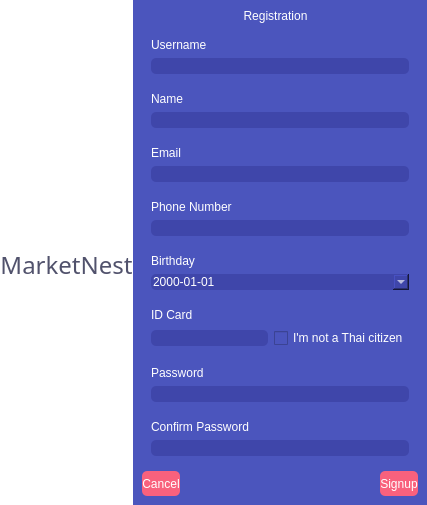
     <widget class="QWidget" name="signupPage">
      <layout class="QGridLayout" name="gridLayout_17">
       <property name="leftMargin">
        <number>0</number>
       </property>
       <property name="topMargin">
        <number>0</number>
       </property>
       <property name="rightMargin">
        <number>0</number>
       </property>
       <property name="bottomMargin">
        <number>0</number>
       </property>
       <property name="spacing">
        <number>0</number>
       </property>
       <item row="0" column="0">
        <widget class="QWidget" name="widget_14" native="true">
         <layout class="QGridLayout" name="gridLayout_18">
          <property name="leftMargin">
           <number>0</number>
          </property>
          <property name="topMargin">
           <number>0</number>
          </property>
          <property name="rightMargin">
           <number>0</number>
          </property>
          <property name="bottomMargin">
           <number>0</number>
          </property>
          <property name="spacing">
           <number>0</number>
          </property>
          <item row="0" column="0">
           <widget class="QWidget" name="widget_15" native="true">
            <property name="sizePolicy">
             <sizepolicy hsizetype="MinimumExpanding" vsizetype="Preferred">
              <horstretch>0</horstretch>
              <verstretch>0</verstretch>
             </sizepolicy>
            </property>
            <property name="styleSheet">
             <string notr="true">background-color: rgb(255, 255, 255);</string>
            </property>
            <layout class="QGridLayout" name="gridLayout_22">
             <property name="leftMargin">
              <number>0</number>
             </property>
             <property name="topMargin">
              <number>0</number>
             </property>
             <property name="rightMargin">
              <number>0</number>
             </property>
             <property name="bottomMargin">
              <number>0</number>
             </property>
             <property name="spacing">
              <number>0</number>
             </property>
             <item row="1" column="0">
              <widget class="QWidget" name="widget_19" native="true">
               <layout class="QGridLayout" name="gridLayout_21">
                <property name="leftMargin">
                 <number>0</number>
                </property>
                <property name="topMargin">
                 <number>0</number>
                </property>
                <property name="rightMargin">
                 <number>0</number>
                </property>
                <property name="bottomMargin">
                 <number>0</number>
                </property>
                <property name="horizontalSpacing">
                 <number>0</number>
                </property>
                <property name="verticalSpacing">
                 <number>10</number>
                </property>
                <item row="0" column="0">
                 <widget class="QWidget" name="widget_17" native="true">
                  <layout class="QGridLayout" name="gridLayout_19">
                   <property name="leftMargin">
                    <number>0</number>
                   </property>
                   <property name="topMargin">
                    <number>0</number>
                   </property>
                   <property name="rightMargin">
                    <number>0</number>
                   </property>
                   <property name="bottomMargin">
                    <number>0</number>
                   </property>
                   <property name="spacing">
                    <number>0</number>
                   </property>
                   <item row="0" column="0">
                    <widget class="QLabel" name="label_8">
                     <property name="text">
                      <string/>
                     </property>
                     <property name="pixmap">
                      <pixmap resource="resource.qrc">:/icon/icon/logo.ico</pixmap>
                     </property>
                     <property name="alignment">
                      <set>Qt::AlignCenter</set>
                     </property>
                    </widget>
                   </item>
                  </layout>
                 </widget>
                </item>
                <item row="1" column="0">
                 <widget class="QWidget" name="widget_18" native="true">
                  <property name="minimumSize">
                   <size>
                    <width>0</width>
                    <height>30</height>
                   </size>
                  </property>
                  <layout class="QGridLayout" name="gridLayout_20">
                   <property name="leftMargin">
                    <number>0</number>
                   </property>
                   <property name="topMargin">
                    <number>0</number>
                   </property>
                   <property name="rightMargin">
                    <number>0</number>
                   </property>
                   <property name="bottomMargin">
                    <number>0</number>
                   </property>
                   <property name="horizontalSpacing">
                    <number>0</number>
                   </property>
                   <item row="0" column="0">
                    <widget class="QLabel" name="label_9">
                     <property name="font">
                      <font>
                       <family>Josefin Sans SemiBold</family>
                       <pointsize>18</pointsize>
                       <italic>false</italic>
                       <fontweight>DemiBold</fontweight>
                      </font>
                     </property>
                     <property name="styleSheet">
                      <string notr="true">color: rgb(81, 82, 108);
font: 600 18pt &quot;Josefin Sans SemiBold&quot;;</string>
                     </property>
                     <property name="text">
                      <string>MarketNest</string>
                     </property>
                     <property name="alignment">
                      <set>Qt::AlignBottom|Qt::AlignHCenter</set>
                     </property>
                    </widget>
                   </item>
                  </layout>
                 </widget>
                </item>
               </layout>
              </widget>
             </item>
             <item row="2" column="0">
              <spacer name="verticalSpacer_6">
               <property name="orientation">
                <enum>Qt::Vertical</enum>
               </property>
               <property name="sizeHint" stdset="0">
                <size>
                 <width>20</width>
                 <height>40</height>
                </size>
               </property>
              </spacer>
             </item>
             <item row="0" column="0">
              <spacer name="verticalSpacer_5">
               <property name="orientation">
                <enum>Qt::Vertical</enum>
               </property>
               <property name="sizeHint" stdset="0">
                <size>
                 <width>20</width>
                 <height>40</height>
                </size>
               </property>
              </spacer>
             </item>
            </layout>
           </widget>
          </item>
          <item row="0" column="1">
           <widget class="QWidget" name="widget_16" native="true">
            <property name="sizePolicy">
             <sizepolicy hsizetype="MinimumExpanding" vsizetype="Preferred">
              <horstretch>0</horstretch>
              <verstretch>0</verstretch>
             </sizepolicy>
            </property>
            <property name="styleSheet">
             <string notr="true">background-color: rgb(75, 85, 189);</string>
            </property>
            <layout class="QGridLayout" name="gridLayout_34">
             <item row="0" column="0">
              <widget class="QWidget" name="widget_20" native="true">
               <layout class="QGridLayout" name="gridLayout_23">
                <property name="leftMargin">
                 <number>0</number>
                </property>
                <property name="topMargin">
                 <number>0</number>
                </property>
                <property name="bottomMargin">
                 <number>0</number>
                </property>
                <property name="spacing">
                 <number>0</number>
                </property>
                <item row="0" column="0">
                 <widget class="QLabel" name="label_10">
                  <property name="styleSheet">
                   <string notr="true">font: 500 19pt &quot;Josefin Sans Medium&quot;;
color: rgb(255, 255, 255);</string>
                  </property>
                  <property name="text">
                   <string>Registration</string>
                  </property>
                  <property name="alignment">
                   <set>Qt::AlignCenter</set>
                  </property>
                 </widget>
                </item>
               </layout>
              </widget>
             </item>
             <item row="1" column="0">
              <widget class="QWidget" name="widget_21" native="true">
               <layout class="QGridLayout" name="gridLayout_38">
                <property name="leftMargin">
                 <number>0</number>
                </property>
                <property name="topMargin">
                 <number>0</number>
                </property>
                <property name="rightMargin">
                 <number>0</number>
                </property>
                <property name="bottomMargin">
                 <number>0</number>
                </property>
                <property name="spacing">
                 <number>0</number>
                </property>
                <item row="0" column="0">
                 <widget class="QWidget" name="widget_22" native="true">
                  <layout class="QGridLayout" name="gridLayout_24">
                   <item row="0" column="0">
                    <widget class="QLabel" name="label_11">
                     <property name="styleSheet">
                      <string notr="true">font: 500 11pt &quot;Josefin Sans Medium&quot;;
color: rgb(255, 255, 255);</string>
                     </property>
                     <property name="text">
                      <string>Username</string>
                     </property>
                    </widget>
                   </item>
                   <item row="1" column="0">
                    <widget class="QLineEdit" name="usernameInput">
                     <property name="styleSheet">
                      <string notr="true">background-color: rgb(63, 70, 170);
border-radius: 5px;
color: rgb(255, 255, 255);</string>
                     </property>
                     <property name="frame">
                      <bool>false</bool>
                     </property>
                    </widget>
                   </item>
                  </layout>
                 </widget>
                </item>
                <item row="1" column="0">
                 <widget class="QWidget" name="widget_34" native="true">
                  <layout class="QGridLayout" name="gridLayout_37">
                   <item row="0" column="0">
                    <widget class="QLabel" name="nameLabel">
                     <property name="styleSheet">
                      <string notr="true">font: 500 11pt &quot;Josefin Sans Medium&quot;;
color: rgb(255, 255, 255);</string>
                     </property>
                     <property name="text">
                      <string>Name</string>
                     </property>
                    </widget>
                   </item>
                   <item row="1" column="0">
                    <widget class="QLineEdit" name="nameInput">
                     <property name="styleSheet">
                      <string notr="true">background-color: rgb(63, 70, 170);
border-radius: 5px;
color: rgb(255, 255, 255);</string>
                     </property>
                    </widget>
                   </item>
                  </layout>
                 </widget>
                </item>
                <item row="2" column="0">
                 <widget class="QWidget" name="widget_23" native="true">
                  <layout class="QGridLayout" name="gridLayout_25">
                   <item row="1" column="0">
                    <widget class="QLineEdit" name="emailInput">
                     <property name="styleSheet">
                      <string notr="true">background-color: rgb(63, 70, 170);
border-radius: 5px;
color: rgb(255, 255, 255);</string>
                     </property>
                     <property name="frame">
                      <bool>false</bool>
                     </property>
                    </widget>
                   </item>
                   <item row="0" column="0">
                    <widget class="QLabel" name="label_12">
                     <property name="styleSheet">
                      <string notr="true">font: 500 11pt &quot;Josefin Sans Medium&quot;;
color: rgb(255, 255, 255);</string>
                     </property>
                     <property name="text">
                      <string>Email</string>
                     </property>
                    </widget>
                   </item>
                  </layout>
                 </widget>
                </item>
                <item row="3" column="0">
                 <widget class="QWidget" name="widget_24" native="true">
                  <layout class="QGridLayout" name="gridLayout_26">
                   <item row="0" column="0">
                    <widget class="QLabel" name="label_13">
                     <property name="styleSheet">
                      <string notr="true">font: 500 11pt &quot;Josefin Sans Medium&quot;;
color: rgb(255, 255, 255);</string>
                     </property>
                     <property name="text">
                      <string>Phone Number</string>
                     </property>
                    </widget>
                   </item>
                   <item row="1" column="0">
                    <widget class="QLineEdit" name="phoneInput">
                     <property name="styleSheet">
                      <string notr="true">background-color: rgb(63, 70, 170);
border-radius: 5px;
color: rgb(255, 255, 255);</string>
                     </property>
                     <property name="frame">
                      <bool>false</bool>
                     </property>
                    </widget>
                   </item>
                  </layout>
                 </widget>
                </item>
                <item row="4" column="0">
                 <widget class="QWidget" name="widget_32" native="true">
                  <layout class="QGridLayout" name="gridLayout_36">
                   <item row="0" column="0">
                    <widget class="QLabel" name="label_7">
                     <property name="styleSheet">
                      <string notr="true">font: 500 11pt &quot;Josefin Sans Medium&quot;;
color: rgb(255, 255, 255);</string>
                     </property>
                     <property name="text">
                      <string>Birthday</string>
                     </property>
                    </widget>
                   </item>
                   <item row="1" column="0">
                    <widget class="QDateEdit" name="birthInput">
                     <property name="autoFillBackground">
                      <bool>false</bool>
                     </property>
                     <property name="styleSheet">
                      <string notr="true">background-color: rgb(63, 70, 170);
border-radius: 5px;
color: rgb(255, 255, 255);</string>
                     </property>
                     <property name="wrapping">
                      <bool>false</bool>
                     </property>
                     <property name="frame">
                      <bool>false</bool>
                     </property>
                     <property name="dateTime">
                      <datetime>
                       <hour>0</hour>
                       <minute>0</minute>
                       <second>0</second>
                       <year>2000</year>
                       <month>1</month>
                       <day>1</day>
                      </datetime>
                     </property>
                     <property name="displayFormat">
                      <string>yyyy-MM-dd</string>
                     </property>
                     <property name="calendarPopup">
                      <bool>true</bool>
                     </property>
                    </widget>
                   </item>
                  </layout>
                 </widget>
                </item>
                <item row="5" column="0">
                 <widget class="QWidget" name="widget_33" native="true">
                  <layout class="QGridLayout" name="gridLayout_29">
                   <item row="0" column="0">
                    <widget class="QLabel" name="IdentiLabel">
                     <property name="styleSheet">
                      <string notr="true">font: 500 11pt &quot;Josefin Sans Medium&quot;;
color: rgb(255, 255, 255);</string>
                     </property>
                     <property name="text">
                      <string>ID Card</string>
                     </property>
                    </widget>
                   </item>
                   <item row="1" column="0">
                    <widget class="QLineEdit" name="IdentiInput">
                     <property name="styleSheet">
                      <string notr="true">background-color: rgb(63, 70, 170);
border-radius: 5px;
color: rgb(255, 255, 255);</string>
                     </property>
                    </widget>
                   </item>
                   <item row="1" column="1">
                    <widget class="QCheckBox" name="checkBoxOpt">
                     <property name="styleSheet">
                      <string notr="true">font: 500 8pt &quot;Josefin Sans Medium&quot;;
color: rgb(255, 255, 255);</string>
                     </property>
                     <property name="text">
                      <string>I'm not a Thai citizen</string>
                     </property>
                    </widget>
                   </item>
                  </layout>
                 </widget>
                </item>
                <item row="6" column="0">
                 <widget class="QWidget" name="widget_25" native="true">
                  <layout class="QGridLayout" name="gridLayout_27">
                   <item row="0" column="0">
                    <widget class="QLabel" name="label_14">
                     <property name="styleSheet">
                      <string notr="true">font: 500 11pt &quot;Josefin Sans Medium&quot;;
color: rgb(255, 255, 255);</string>
                     </property>
                     <property name="text">
                      <string>Password</string>
                     </property>
                    </widget>
                   </item>
                   <item row="1" column="0">
                    <widget class="QLineEdit" name="passInput">
                     <property name="styleSheet">
                      <string notr="true">background-color: rgb(63, 70, 170);
border-radius: 5px;
color: rgb(255, 255, 255);</string>
                     </property>
                     <property name="frame">
                      <bool>false</bool>
                     </property>
                    </widget>
                   </item>
                  </layout>
                 </widget>
                </item>
                <item row="7" column="0">
                 <widget class="QWidget" name="widget_27" native="true">
                  <layout class="QGridLayout" name="gridLayout_28">
                   <item row="0" column="0">
                    <widget class="QLabel" name="label_15">
                     <property name="styleSheet">
                      <string notr="true">font: 500 11pt &quot;Josefin Sans Medium&quot;;
color: rgb(255, 255, 255);</string>
                     </property>
                     <property name="text">
                      <string>Confirm Password</string>
                     </property>
                    </widget>
                   </item>
                   <item row="1" column="0">
                    <widget class="QLineEdit" name="confirmPassInput">
                     <property name="styleSheet">
                      <string notr="true">background-color: rgb(63, 70, 170);
border-radius: 5px;
color: rgb(255, 255, 255);</string>
                     </property>
                     <property name="frame">
                      <bool>false</bool>
                     </property>
                    </widget>
                   </item>
                  </layout>
                 </widget>
                </item>
               </layout>
              </widget>
             </item>
             <item row="2" column="0">
              <widget class="QWidget" name="widget_28" native="true">
               <property name="enabled">
                <bool>true</bool>
               </property>
               <layout class="QGridLayout" name="gridLayout_32">
                <property name="leftMargin">
                 <number>0</number>
                </property>
                <property name="topMargin">
                 <number>0</number>
                </property>
                <property name="rightMargin">
                 <number>0</number>
                </property>
                <property name="bottomMargin">
                 <number>0</number>
                </property>
                <property name="horizontalSpacing">
                 <number>200</number>
                </property>
                <property name="verticalSpacing">
                 <number>0</number>
                </property>
                <item row="0" column="0">
                 <widget class="QWidget" name="widget_29" native="true">
                  <layout class="QGridLayout" name="gridLayout_30">
                   <property name="leftMargin">
                    <number>0</number>
                   </property>
                   <property name="topMargin">
                    <number>0</number>
                   </property>
                   <property name="rightMargin">
                    <number>0</number>
                   </property>
                   <property name="bottomMargin">
                    <number>0</number>
                   </property>
                   <property name="spacing">
                    <number>0</number>
                   </property>
                   <item row="0" column="0">
                    <widget class="QPushButton" name="cancelBtn">
                     <property name="minimumSize">
                      <size>
                       <width>0</width>
                       <height>25</height>
                      </size>
                     </property>
                     <property name="styleSheet">
                      <string notr="true">background-color: rgb(249, 97, 125);
font: 500 9pt &quot;Josefin Sans Medium&quot;;
color: white;
border-radius: 5px;</string>
                     </property>
                     <property name="text">
                      <string>Cancel</string>
                     </property>
                    </widget>
                   </item>
                  </layout>
                 </widget>
                </item>
                <item row="0" column="1">
                 <widget class="QWidget" name="widget_30" native="true">
                  <layout class="QGridLayout" name="gridLayout_31">
                   <property name="leftMargin">
                    <number>0</number>
                   </property>
                   <property name="topMargin">
                    <number>0</number>
                   </property>
                   <property name="rightMargin">
                    <number>0</number>
                   </property>
                   <property name="bottomMargin">
                    <number>0</number>
                   </property>
                   <property name="spacing">
                    <number>0</number>
                   </property>
                   <item row="0" column="1">
                    <widget class="QPushButton" name="signupConfirmBtn">
                     <property name="minimumSize">
                      <size>
                       <width>0</width>
                       <height>25</height>
                      </size>
                     </property>
                     <property name="styleSheet">
                      <string notr="true">background-color: rgb(249, 97, 125);
font: 500 9pt &quot;Josefin Sans Medium&quot;;
color: white;
border-radius: 5px;</string>
                     </property>
                     <property name="text">
                      <string>Signup</string>
                     </property>
                    </widget>
                   </item>
                  </layout>
                 </widget>
                </item>
               </layout>
              </widget>
             </item>
            </layout>
           </widget>
          </item>
         </layout>
        </widget>
       </item>
      </layout>
     </widget>
